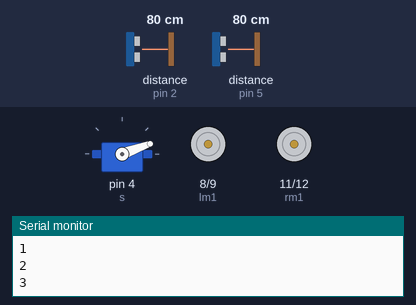
A sketch run on a simulated Arduino Uno, built with avr-gcc and run on an emulated ATmega328P. Parts: servo, motor-driver pin pairs drawn as motors (green arrow = first pin HIGH = forward, orange = second pin HIGH = backward, longer = more drive), the last lines printed to the serial monitor. Wiring (inferred from the names in the program): 2 × ultrasonic range finder: trigger pin 3, echo pin 2 / trigger pin 6, echo pin 5. Inputs (shaded band) come from the test bench; at power-on: distance to the obstacle (sensors on pin 2, pin 5) 80 cm. The echo pulse lasts 58.3 µs per cm.

Above: at 1.3 s.
1.4 s: distance to the obstacle (sensor on pin 2) set to 2 cm
At 2.2 s:
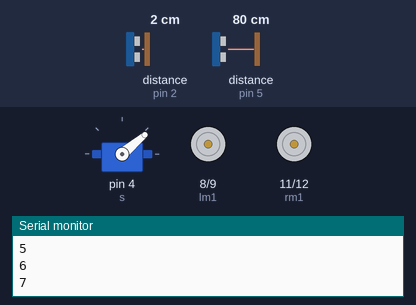
4.4 s: distance to the obstacle (sensor on pin 5) set to 2 cm
At 4.5 s:
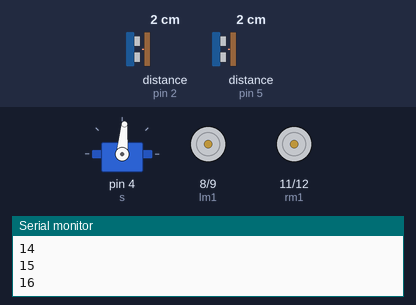
7.4 s: distance to the obstacle (sensor on pin 5) set to 35 cm
At 9.8 s:
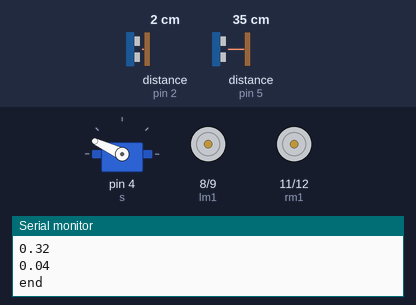
Timing chart, 0 to 16.4 s (numbered marks = the images above; inputs shaded):
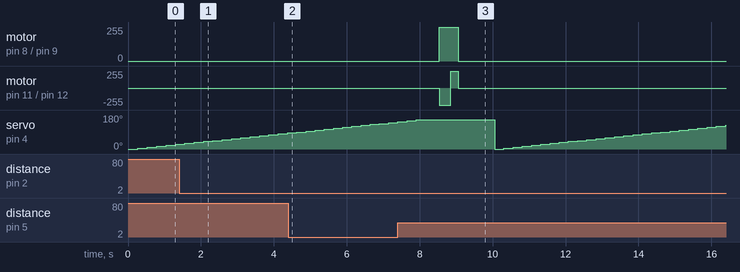

The sketch:

finalcode.ino
```cpp
#include<Servo.h>

int lm1=8;   //lite
int lm2=9;
int rm1=11;
int rm2=12;
long d1,d2;
int s=4;
int trig1=3;
int echo1=2;
int trig2=6;
int echo2=5;
Servo alu;

void setup()
{
Serial.begin(9600);
pinMode(lm1,OUTPUT);
pinMode(lm2,OUTPUT);
pinMode(rm1,OUTPUT);
pinMode(rm2,OUTPUT);
pinMode(s,OUTPUT);
pinMode(trig1,OUTPUT);
pinMode(trig2,OUTPUT);
pinMode(echo1,INPUT);
pinMode(echo2,INPUT);
alu.attach(4);
alu.write(85);

}

void loop()
{
int smallest,align_angle,i=0,j=0;
float objects[64];
float w= 189.47,sp=24.73;
alu.write(85);

                    for(i=0;i<32;i++)
                      {
                         alu.write(i*5);
                         delay(250);
                         objects[i]=distance(trig1,echo1);
                         objects[i+32]=distance(trig2,echo2);
                         Serial.println(i);
                      }
                      Serial.println("Hello");
float x=objects[0],ang;
for (i=0;i<63;i++)
{
   Serial.println(objects[i]);
}
for (i=0;i<63;i++)
{
  x=objects[i];
  if(x!=0)
  {
    break;
  }

}
  for(j=1;j<63;j++)
  {
    if (objects[j]==0)
    {
      continue;
    }
    else
    {
      if (objects[j]<x)
      {
      x=objects[j];
      ang=j*5;
      }
  }}
  Serial.println(x);
int l;
  for(l=0;l<68;l++)
   {
    // Serial.println(objects[l]);
   }
align_angle=ang-85;
if (align_angle<0)
{
  align_angle=align_angle*(-1);
}
float num=align_angle/w;
if(align_angle>0)
        {
          Serial.println(num);
          digitalWrite(rm1,LOW);
          digitalWrite(rm2,HIGH);
          digitalWrite(lm1,HIGH);
          digitalWrite(lm2,LOW);
          delay((num*1000));

        }
if(align_angle<0)
        {
          Serial.println(num);
          digitalWrite(rm1,HIGH);
          digitalWrite(rm2,LOW);
          digitalWrite(lm1,LOW);
          digitalWrite(lm2,HIGH);
          delay((num*8000));

        }
float ti=x/sp;
Serial.println(ti);
{
  digitalWrite(rm1,HIGH);
  digitalWrite(rm2,LOW);
  digitalWrite(lm1,HIGH);
  digitalWrite(lm2,LOW);
  delay(ti*5000 );
}


Serial.println("end");
  digitalWrite(rm1,LOW);
  digitalWrite(rm2,LOW);
  digitalWrite(lm1,LOW);
  digitalWrite(lm2,LOW);
  delay(1000);

}


float distance(int trigPin,int echoPin)
{
  double duration;
  long distance;
  digitalWrite(trigPin,LOW);
  delayMicroseconds(2);

  digitalWrite(trigPin, HIGH);
  delayMicroseconds(100);

  digitalWrite(trigPin, LOW);
  duration = pulseIn(echoPin, HIGH);


  distance = duration/58.2;
  return distance;
}
```
